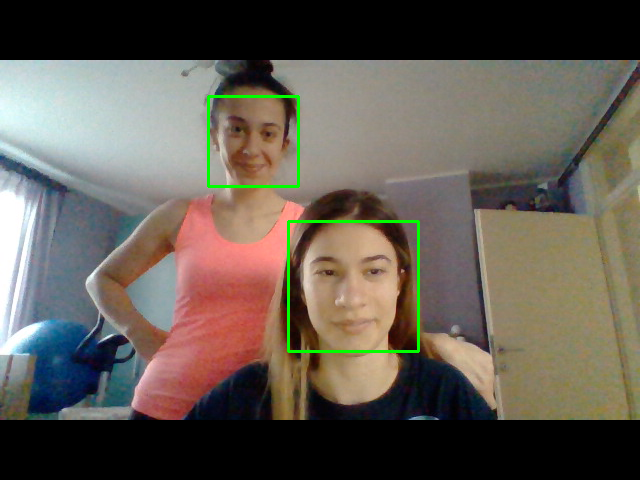
#> input picture opencv_frame_1.png, 640 x 480 px
$ python -i cascade.py   (imports and definitions only)   (older library calls are emulated)
#> lines starting #> are read from the running program, lines starting #| are printed output that depends on the picture
import numpy as np
import cv2
import os
from PIL import Image
from iot_project.settings import BASE_DIR, MEDIA_ROOT

'''
    Take image as an input
    Detect face
    Crops the face part
    returns cropped face image
'''
def facecrop(image):
#> called with image = '../opencv_frame_1.png'
    facedata = MEDIA_ROOT +'/cascades/haarcascade_frontalface_default.xml'
    cascade = cv2.CascadeClassifier(facedata)

    img = cv2.imread(image)
#> img is the input picture: shape (480, 640, 3); mean B, G, R 82.6, 92.2, 99.3
    minisize = (img.shape[1],img.shape[0])
#> minisize = (640, 480)
    miniframe = cv2.resize(img, minisize)

    faces = cascade.detectMultiScale(miniframe)
#> faces = [[212, 99, 85, 85], [291, 222, 125, 125]]

    for f in faces:
        x, y, w, h = [ v for v in f ]
        cv2.rectangle(img, (x,y), (x+w,y+h), (255,255,255))

        sub_face = img[y:y+h, x:x+w]

        #converts img array into grayscale
        gray_image = cv2.cvtColor(sub_face, cv2.COLOR_BGR2GRAY)
        # Converts np array back into image
        img = Image.fromarray(gray_image)
        # re-sizing to common dimension
        img = img.resize((150,150), Image.ANTIALIAS)
#> this loop made 2 passes
#> pass 1, in facecrop, `sub_face = img[y:y+h, x:x+w]`:
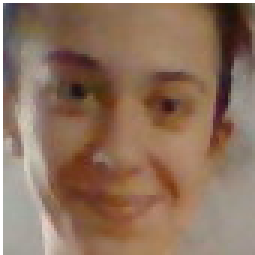
#> sub_face: shape (85, 85, 3) (shown 3 times larger); mean B, G, R 93.9, 113.5, 141.8
#> pass 1, in facecrop, `gray_image = cv2.cvtColor(sub_face, cv2.COLOR_BGR2GRAY)`:
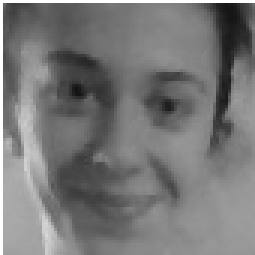
#> gray_image: shape (85, 85) (shown 3 times larger); min 19, max 255, mean 119.7
#> pass 1, in facecrop, `img = img.resize((150,150), Image.ANTIALIAS)`:
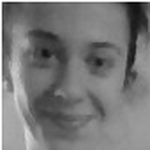
#> img: PIL image 150x150 L; min 0, max 255, mean 119.5
        #img.save('cropped.jpg')
    return img

#facecrop("ashesh.jpeg").show()

#> (the run stopped early here; a loop or call above may not have finished)
